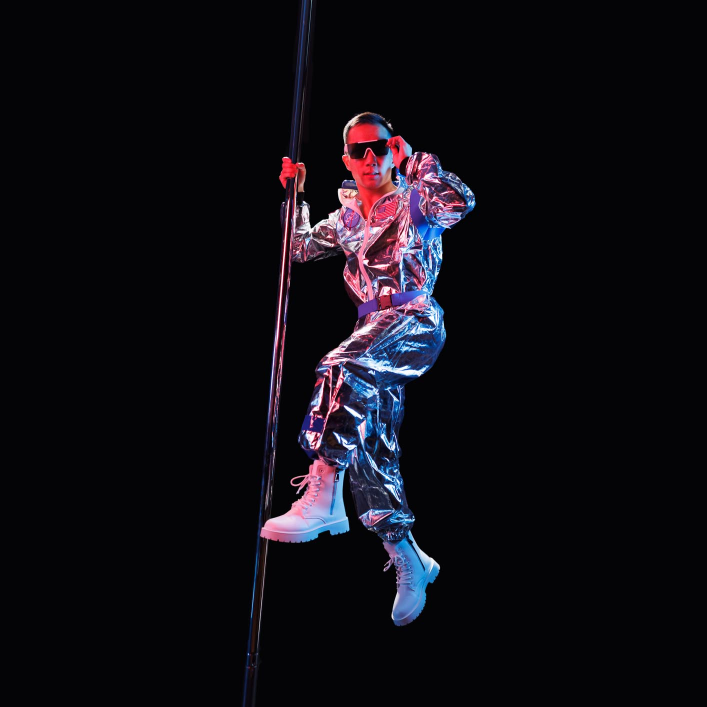
#> input picture photos/0H3A9595-Edit-2.jpg, 1414 x 1414 px (shown at 1/2 size); the run also reads 1 picture not shown here
$ python first_by_tag.py ../photos
#> lines starting #> are read from the running program, lines starting #| are printed output that depends on the picture
### scripts/sort_by_tag.py
#!/usr/bin/env python3
r"""Move exported Lightroom photos into subfolders by tag.

Tags matching ^\d{2,}_ (two or more digits, e.g. 01_ or 001_) are treated as
folder names. Tags come from IPTC keywords (JPEG/TIFF only) and from the file
name itself: a file whose name, excluding extension, matches the pattern
(e.g. 01_selects.mp4) is tagged with that name. This allows sorting files that
cannot carry keywords, such as videos. Files with exactly one distinct tag are
moved; files with zero or more than one are skipped.

Usage: python3 sort_by_tag.py <folder>
"""

import argparse
import sys
import re
from pathlib import Path

from PIL import Image
from PIL import IptcImagePlugin

TAG_PATTERN = re.compile(r'^\d{2,}_')
IMAGE_EXTS = {'.jpg', '.jpeg', '.tif', '.tiff'}


def get_tagged_keywords(path: Path) -> list[str]:
    try:
        with Image.open(path) as img:
            iptc = IptcImagePlugin.getiptcinfo(img) or {}
        keywords = iptc.get((2, 25), [])
        if isinstance(keywords, bytes):
            keywords = [keywords]
        return [k.decode('utf-8', errors='replace') for k in keywords]
    except Exception as e:
        print(f"  WARN: could not read {path.name} — {e}")
        return []


# [48 lines left out: functions get_tags, build_parser, main, not called in this run]


# [2 lines that do not run on import are left out]

### scripts/timelapse.py
#!/usr/bin/env python3
"""Create an MP4 from a folder of images, each held for a fixed interval.

Images are sorted by EXIF capture date (DateTimeOriginal). Each photo is
displayed for the given interval in decimal seconds.

Usage: python3 timelapse.py <folder> [output.mp4] (--interval SECONDS | --duration SECONDS | --bpm BPM)

Requires ffmpeg on PATH.
"""

import argparse
import shutil
import subprocess
import sys
import tempfile
from datetime import datetime
from pathlib import Path

from PIL import Image

IMAGE_EXTS = {'.jpg', '.jpeg', '.tif', '.tiff', '.png'}

LAST_HOLD_SECONDS = 3.0

_EXIF_IFD   = 0x8769
_TAG_DTO    = 36867
_TAG_DTD    = 36868
_TAG_DT     = 306
_TAG_SSDTO  = 37521
_TAG_SSDTD  = 37522


def _parse_subsec(raw: str | None) -> int:
    if not raw:
        return 0
    return int(raw.ljust(6, '0')[:6])


def get_capture_time(path: Path) -> datetime | None:
    try:
        with Image.open(path) as img:
            exif = img.getexif()
            exif_ifd = exif.get_ifd(_EXIF_IFD)

        for dt_tag, subsec_tag in ((_TAG_DTO, _TAG_SSDTO), (_TAG_DTD, _TAG_SSDTD)):
            raw = exif_ifd.get(dt_tag)
            if raw:
                try:
                    dt = datetime.strptime(raw[:19], '%Y:%m:%d %H:%M:%S')
                    return dt.replace(microsecond=_parse_subsec(exif_ifd.get(subsec_tag)))
                except ValueError:
                    pass

        raw = exif.get(_TAG_DT)
        if raw:
            return datetime.strptime(raw[:19], '%Y:%m:%d %H:%M:%S')

    except Exception as e:
        print(f"  WARN: could not read EXIF from {path.name} — {e}")
    return None


_TAG_ORIENTATION = 274


# [157 lines left out: functions get_orientation, _pick_encoder, make_timelapse, build_parser, main, not called in this run]


# [2 lines that do not run on import are left out]

### scripts/first_by_tag.py
#!/usr/bin/env python3
"""Copy the earliest-captured photo for each IPTC keyword tag into a subfolder.

For every image under <folder> (searched recursively), reads its IPTC
keywords (same convention as sort_by_tag.py) and EXIF capture date. For each
distinct keyword found across all images, writes the earliest-captured image
bearing that keyword into the output folder, named after the keyword (e.g.
keyword "40" -> "40.jpg"). The output folder itself is flat, regardless of
how deep the matching source images were nested. Thumbnails are downsized to
roughly TARGET_MEGAPIXELS and saved as JPEG at JPEG_QUALITY, regardless of
the source format.

Usage: python3 first_by_tag.py <folder> [output_folder]
Default output_folder: <folder>/thumbnails
"""

import argparse
import sys
from datetime import datetime
from pathlib import Path

from PIL import Image, ImageOps

from sort_by_tag import IMAGE_EXTS, get_tagged_keywords
from timelapse import get_capture_time

TARGET_MEGAPIXELS = 300_000
JPEG_QUALITY = 75


def save_thumbnail(src: Path, dest: Path) -> None:
    with Image.open(src) as img:
        img = ImageOps.exif_transpose(img)
        pixels = img.width * img.height
        if pixels > TARGET_MEGAPIXELS:
            scale = (TARGET_MEGAPIXELS / pixels) ** 0.5
            img = img.resize((max(1, int(img.width * scale)), max(1, int(img.height * scale))),
                              Image.LANCZOS)
        img.convert('RGB').save(dest, 'JPEG', quality=JPEG_QUALITY)


def build_parser() -> argparse.ArgumentParser:
    parser = argparse.ArgumentParser(description=__doc__,
                                     formatter_class=argparse.RawDescriptionHelpFormatter)
    parser.add_argument('folder', type=Path, help='Folder of images (searched recursively)')
    parser.add_argument('output_folder', type=Path, nargs='?', default=None,
                        help='Destination folder (default: <folder>/thumbnails)')
    return parser


def main():
    args = build_parser().parse_args()

    folder = args.folder.expanduser().resolve()
    if not folder.exists():
        print(f"Folder does not exist: {folder}")
        sys.exit(1)

    output_folder = (args.output_folder.expanduser().resolve()
                      if args.output_folder is not None else folder / "thumbnails")

    files = sorted(p for p in folder.rglob('*')
                   if p.is_file() and p.suffix.lower() in IMAGE_EXTS
                   and output_folder != p and output_folder not in p.parents)
    print(f"Found {len(files)} image(s) under {folder}\n")

    earliest: dict[str, tuple[datetime, Path]] = {}
    untagged = no_timestamp = 0

    for photo in files:
        keywords = get_tagged_keywords(photo)
#> in get_tagged_keywords, img is the input picture: PIL image 1414x1414 RGB; mean R, G, B 15.3, 13.2, 18.8
#> in get_tagged_keywords, `iptc = IptcImagePlugin.getiptcinfo(img) or {}`: iptc = 13 items
#> keywords = ['Logan Wu']
        if not keywords:
            untagged += 1
            continue

        capture_time = get_capture_time(photo)
#> in get_capture_time, `exif_ifd = exif.get_ifd(_EXIF_IFD)`: exif_ifd = 32 items
#> the loop in get_capture_time, `for dt_tag, subsec_tag in ((_TAG_DTO, _TAG_SSDTO), (_TAG_DTD, _TAG_SSD..` made 1 pass
#> raw on pass 1: '2025:04:26 21:37:47'
        if capture_time is None:
            print(f"  WARN: no capture date, skipping — {photo.name}")
            no_timestamp += 1
            continue

        for tag in keywords:
            current = earliest.get(tag)
            if current is None or capture_time < current[0]:
                earliest[tag] = (capture_time, photo)
#> this loop made 1 pass
#> after the loop, earliest = 1 item
#> pass 2 of the loop in main, `for photo in files:`:
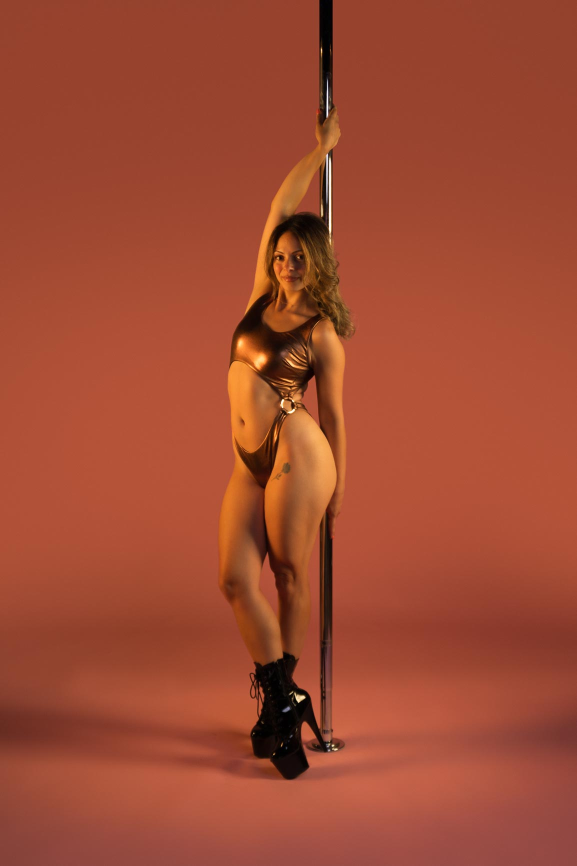
#> input picture photos/4M2A7264-Edit.jpg, 1154 x 1731 px (shown at 1/2 size)
#> in get_tagged_keywords, img is the input picture: PIL image 1154x1731 RGB; mean R, G, B 159.9, 74.5, 50.8
#> iptc = 12 items
#> keywords = ['Daniella Kanati']
#> the loop in get_capture_time, `for dt_tag, subsec_tag in ((_TAG_DTO, _TAG_SSDTO), (_TAG_DTD, _TAG_SSD..` made 1 pass
#> raw on pass 1: '2024:12:14 14:54:54'
#> the loop in main, `for tag in keywords:` made 1 pass
#> after the loop in main, `for tag in keywords:`: earliest = 2 items

    if not earliest:
        print("No tagged, timestamped images found.")
        sys.exit(1)

    print(f"Found {len(earliest)} distinct tag(s)\n")
#| Found 2 distinct tag(s)

    output_folder.mkdir(parents=True, exist_ok=True)
    for tag in sorted(earliest):
        capture_time, photo = earliest[tag]
        dest = output_folder / f"{tag}.jpg"
        save_thumbnail(photo, dest)
#> in save_thumbnail, `img = img.resize((max(1, int(img.width * scale)), max(1, int(img.heigh..`:
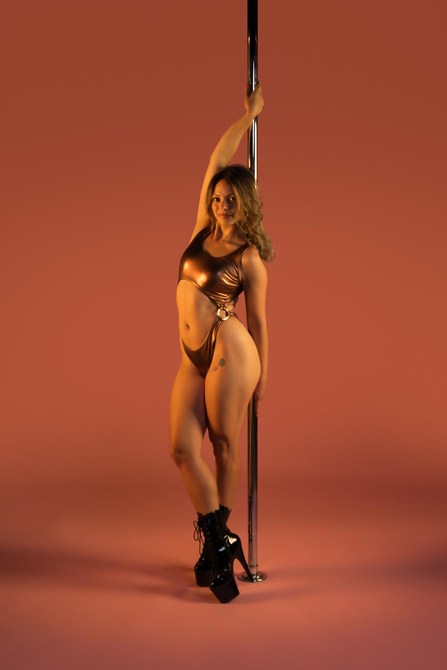
#> img: PIL image 447x670 RGB; mean R, G, B 159.9, 74.5, 50.8
        print(f"  {tag:>6}  <-  {photo.name}  ({capture_time})  ->  {dest.name}")
#|   Daniella Kanati  <-  4M2A7264-Edit.jpg  (2024-12-14 14:54:54)  ->  Daniella Kanati.jpg
#> pass 2 of the loop in main, `for tag in sorted(earliest):`:
#> in save_thumbnail (call 2), `img = img.resize((max(1, int(img.width * scale)), max(1, int(img.heigh..`:
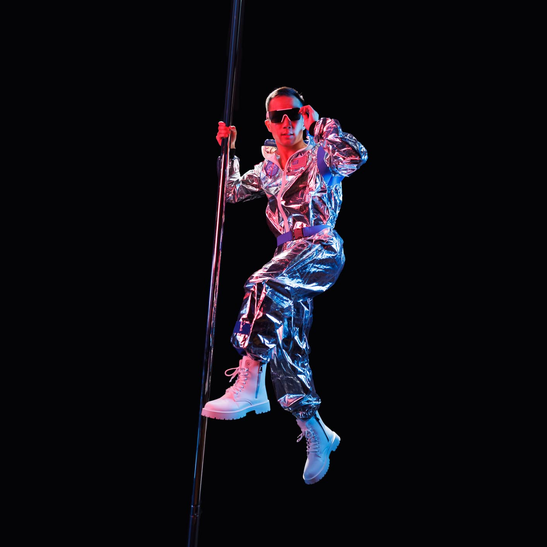
#> img: PIL image 547x547 RGB; mean R, G, B 15.3, 13.2, 18.8
#|   Logan Wu  <-  0H3A9595-Edit-2.jpg  (2025-04-26 21:37:47)  ->  Logan Wu.jpg

    print(f"\nDone: {len(earliest)} thumbnail(s) written to {output_folder}")
#| Done: 2 thumbnail(s) written to photos/thumbnails
    if untagged:
        print(f"  ({untagged} image(s) had no tags)")
    if no_timestamp:
        print(f"  ({no_timestamp} tagged image(s) had no readable capture date)")


if __name__ == "__main__":
    main()
